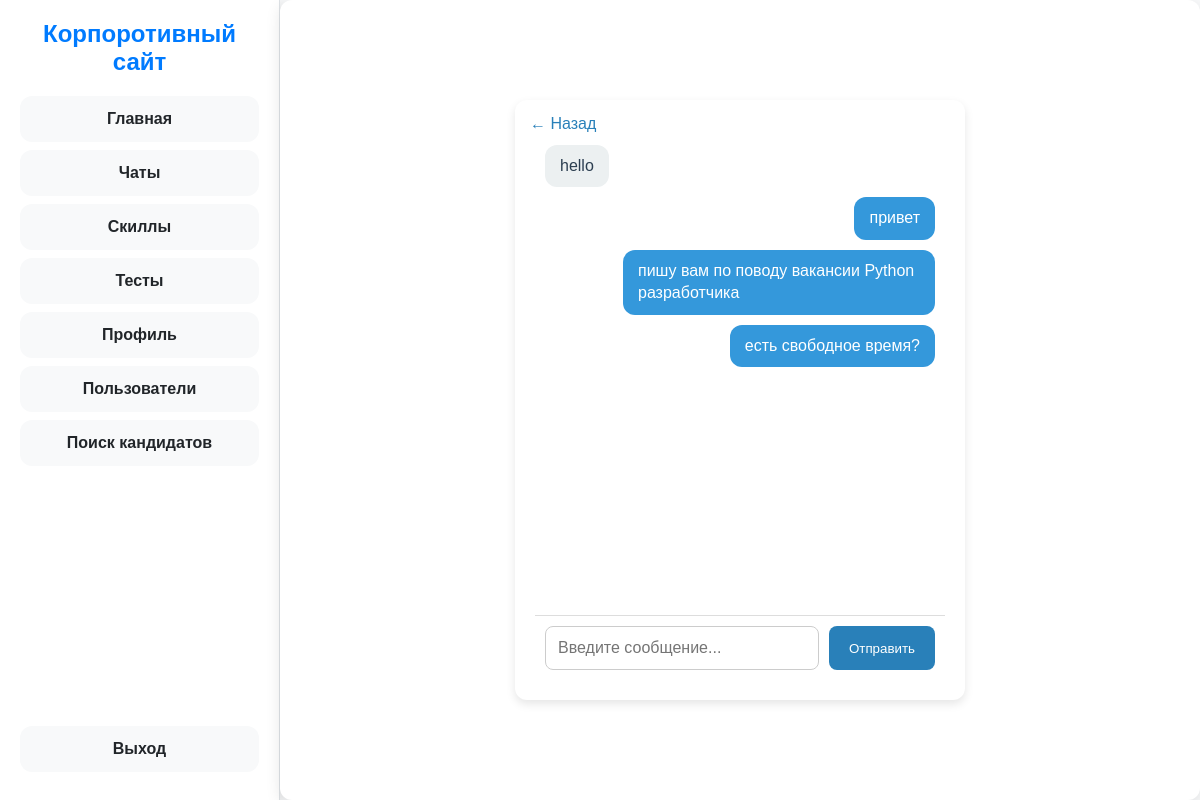
/chats/13/ (signed in), run on the app's committed database.
### tool/models.py (models this page shows, shortened)
class Message(models.Model):
    chat = models.ForeignKey(Chat, on_delete=models.CASCADE)
    sender = models.ForeignKey("UserProfile", related_name='sent_messages', on_delete=models.CASCADE, default=None)
    receiver = models.ForeignKey("UserProfile", related_name='received_messages', on_delete=models.CASCADE, default=None)
    text = models.TextField()
    created_at = models.DateTimeField(auto_now_add=True)  # Правильное поле

### tool/views.py (the view, shortened to what this page needs)
# urls.py: path('chats/<int:chat_id>/', views.chat_detail, name='chat_detail'),
@login_required
def chat_detail(request, chat_id):
    chat = get_object_or_404(Chat, id=chat_id)
    if request.user.userprofile != chat.sender and request.user.userprofile != chat.receiver:
        return HttpResponseBadRequest("You are not a participant of this chat")
    messages = Message.objects.filter(chat=chat)
    return render(request, 'chat_detail.html', {'chat': chat, 'messages': messages})

### tool/templates/chat_detail.html (shortened to what this page needs)
{% extends 'base.html' %}
{% block content %}
    <div class="chat-wrapper">
        <div class="chat-container">
            <button class="back-button" onclick="history.back()">&#8592; Назад</button>
            <div class="messages">
                {% for message in messages %}
                    <div class="message {% if message.sender == user.userprofile %}sent{% else %}received{% endif %}">
                        <p>{{ message.text }}</p>
                    </div>
                {% empty %}
                    <p class="no-messages">Сообщений пока нет.</p>
                {% endfor %}
            </div>
            <form id='chat-form' class="chat-form">
                <input type="text" id='message-input' name="message" placeholder="Введите сообщение..." required>
                <button type="submit">Отправить</button>
            </form>
        </div>
    </div>
{% endblock %}

### tool/templates/base.html (style rules this page uses)
:root { --primary-bg: #f8f9fa; --secondary-bg: #ffffff; --highlight: #007bff; --text-color: #212529; --hover-color: #0056b3; --border-radius: 12px; --shadow: 0px 4px 15px rgba(0, 0, 0, 0.1); }
* { margin: 0; padding: 0; box-sizing: border-box; font-family: "Arial", sans-serif; }
body { display: flex; background: var(--primary-bg); color: var(--text-color); height: 100vh; }

### tool/templates/chat_detail.html (style rules this page uses)
body { font-family: 'Inter', sans-serif; background: #f8f9fa; margin: 0; padding: 0; display: flex; justify-content: center; align-items: center; height: 100vh; }
.chat-wrapper { width: 100%; max-width: 800px; height: 90vh; display: flex; justify-content: center; align-items: center; margin: auto; }
.chat-container { width: 100%; max-width: 450px; height: 600px; display: flex; flex-direction: column; background: white; border-radius: 12px; box-shadow: 0 4px 10px rgba(0, 0, 0, 0.1); overflow: hidden; padding: 20px; position: relative; }
.back-button { position: absolute; top: 15px; left: 15px; background: none; border: none; font-size: 16px; color: #2980b9; cursor: pointer; }
.messages { flex-grow: 1; overflow-y: auto; padding: 10px; display: flex; flex-direction: column; }
.message { max-width: 80%; padding: 10px 15px; border-radius: 12px; margin-bottom: 10px; font-size: 16px; line-height: 1.4; }
.sent { align-self: flex-end; background: #3498db; color: white; }
.received { align-self: flex-start; background: #ecf0f1; color: #2c3e50; }
.chat-form { display: flex; gap: 10px; padding: 10px; background: #fff; border-top: 1px solid #ddd; }
.chat-form input { flex-grow: 1; padding: 12px; border: 1px solid #ccc; border-radius: 8px; font-size: 16px; }
.chat-form button { padding: 12px 20px; background: #2980b9; color: white; border: none; border-radius: 8px; cursor: pointer; transition: 0.3s; }

### data on the page
Message: text "hello"
Message: text "привет"
Message: text "пишу вам по поводу вакансии Python разработчика"
Message: text "есть свободное время?"
